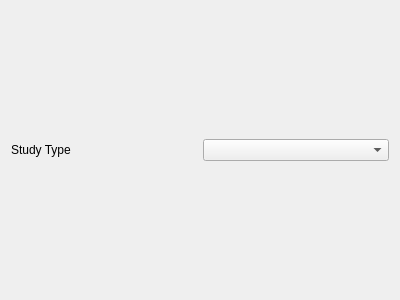
<?xml version="1.0" encoding="UTF-8"?>
<ui version="4.0">
 <class>Dialog</class>
 <widget class="QDialog" name="Dialog">
  <property name="geometry">
   <rect>
    <x>0</x>
    <y>0</y>
    <width>400</width>
    <height>300</height>
   </rect>
  </property>
  <property name="windowTitle">
   <string>CFD Study</string>
  </property>
  <layout class="QVBoxLayout" name="verticalLayout">
   <item>
    <layout class="QHBoxLayout" name="horizontalLayout">
     <item>
      <widget class="QLabel" name="label">
       <property name="text">
        <string>Study Type</string>
       </property>
      </widget>
     </item>
     <item>
      <widget class="QComboBox" name="comboStudy"/>
     </item>
    </layout>
   </item>
  </layout>
 </widget>
 <resources/>
 <connections/>
</ui>
